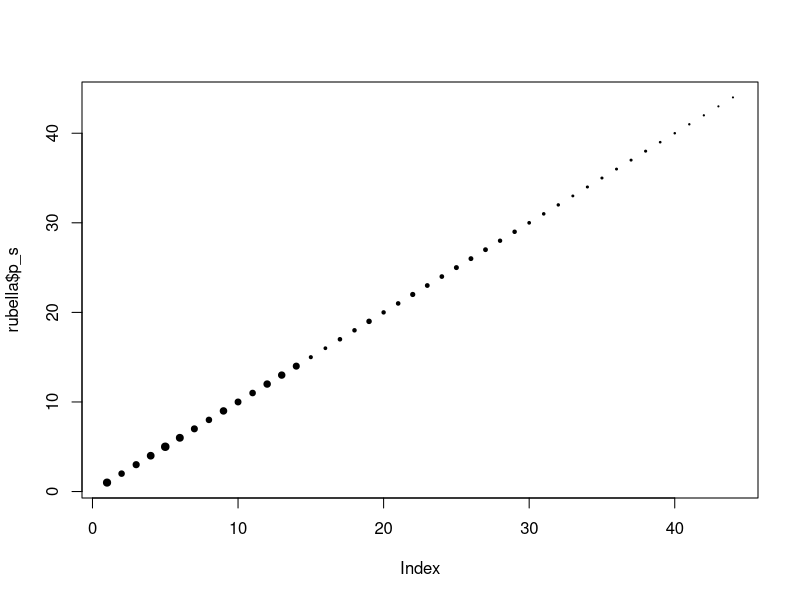
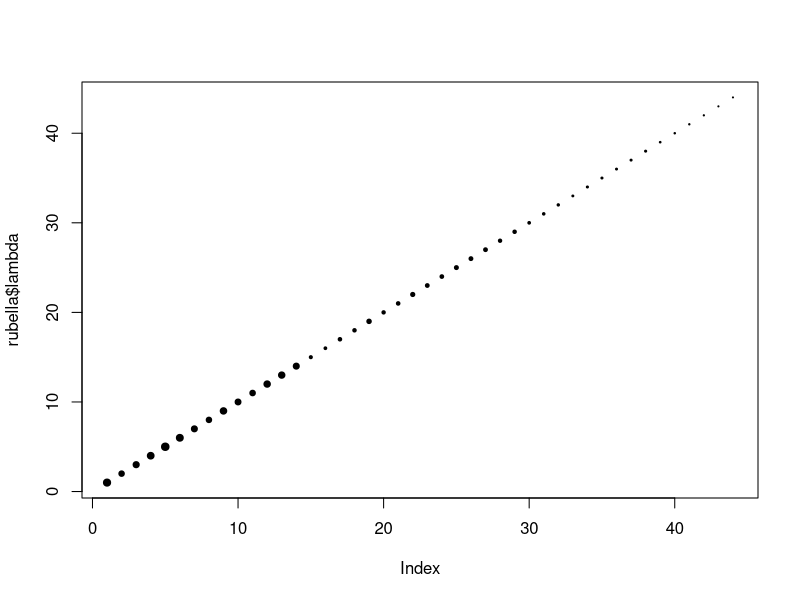
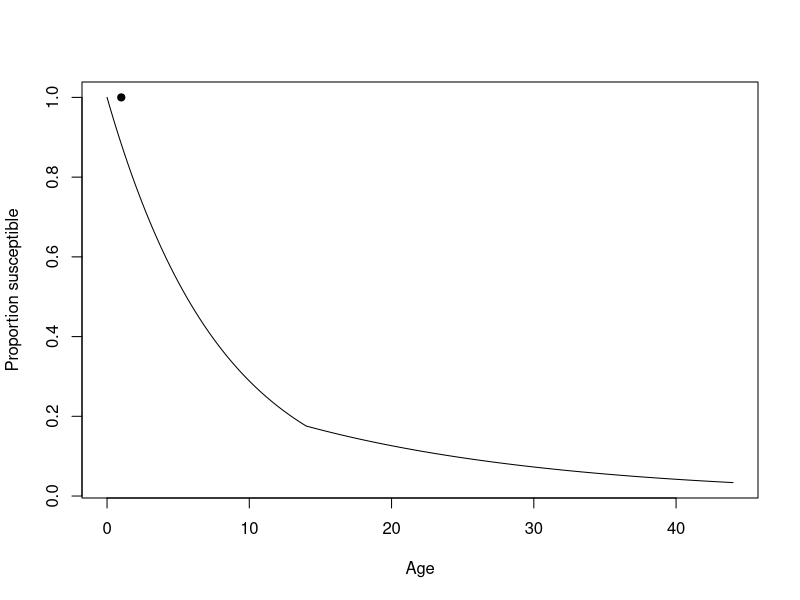
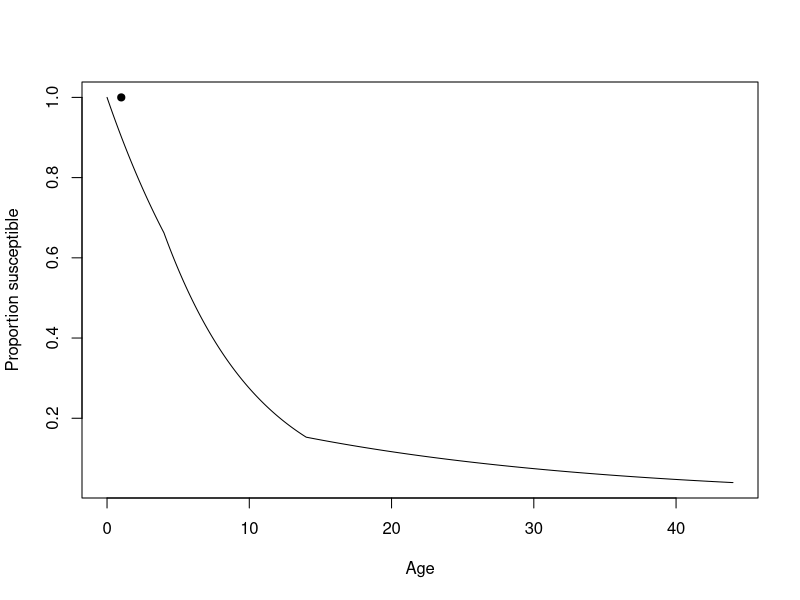
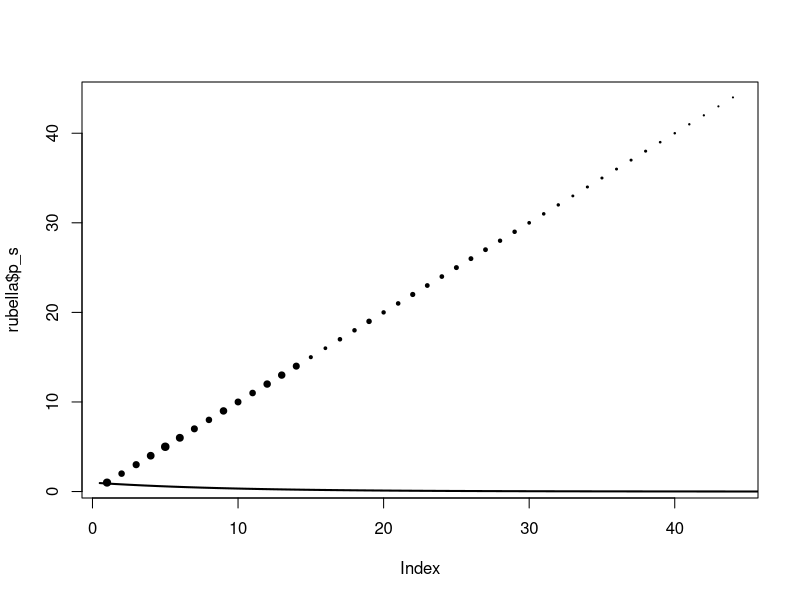

Generate these figures, in order, with R: (Note: this script raises an error after producing the figures.)
## ---- chunk 1
file.copy("Materials/Statistics/StatsLectureNotes.pdf", "docs/Materials/Statistics/StatsLectureNotes.pdf", overwrite = TRUE)
file.copy("Materials/Statistics/data/Rubella-UK.csv", "docs/Materials/Statistics/data/Rubella-UK.csv", overwrite = TRUE)
file.copy("Materials/Statistics/data/POLYMOD.csv", "docs/Materials/Statistics/data/POLYMOD.csv", overwrite = TRUE)
## ---- chunk 2
rubella <- read.csv("./Materials/Statistics/data/Rubella-UK.csv", header = TRUE) 
head(rubella)
## ---- chunk 3
## size is a vector to scale the size of points according to the 
## sample size within that age group 
size <- (rubella$Pos + rubella$Neg) / max(rubella$Pos + rubella$Neg) 

## now produce plots
plot(rubella$Age, rubella$p_s, pch = 19, cex = size^0.75)
## ---- chunk 4
plot(rubella$Age, rubella$lambda, pch = 19, cex = size^0.75)
## ---- chunk 5
## Calculate proportion of population that remains susceptible
## by age a for population with force of infection (foi)
##
## Arguments:
## a: vector of ages to calculate susceptible proportion
## lambda: vector of length equal to the maximum assumed age in the population
## with a specified force of infection for each annual cohort.  
piecewise_s <- function(a, lambda) {
    
    ## extract information on age-classes 
    max_age <- length(lambda)
    breaks <- 0:max_age
    widths <- rep(1, max_age)
    
    ## set up output vector
    s <- numeric(length(a))
    
    ## loop over age-classes
    for(i in 1:length(a)) {
    	if(a[i] == 0) {
    	    s[i] <- 1
    	} else {
    		## which age class does current value of a lie within
    		age_class <- max(which(a[i] > breaks))
    		sg <- 1
    		if(age_class > 1) {
    			## iterate over previous age groups calculate susceptibles
    			## at beginning of age group
    			for(j in 1:(age_class - 1)) {
    	  			sg <- sg * exp(-lambda[j] * widths[j])
    			}
    		}
    		## calculate susceptible proportion at age a within final
    		## age group
    		s[i] <- sg * exp(-lambda[age_class] * (a[i] - breaks[age_class]))
    	}
    }
    ## return vector of probabilities
    return(s)
}
## ---- chunk 6
## Calculate (Binomial) likelihood of observing given number of 
## positive/negative samples (provided in table sero_data) for each 
## age group and specified by a piecewise continuous force of 
## infection model defined by foi_key
## 
## Arguments:
## x: vector of unique force-of-infection values
## foi_key: pattern vector of length equal to the maximum assumed age
## in population (or data set) that specifies which unique value of x
## corresponds to each annual cohort in population.
## sero_data: data frame with columns
##     sero_data$Pos: positive samples
##     sero_data$Neg: negative samples

FOI_loglik <- function(x, foi_key, sero_data) {
    
    ## set up age classes
    breaks <- 0:length(foi_key)
    
    if(any(x <= 0)) {
        ## if any proposed lambdas are negative, then
        ## return zero likelihood (so log-likelihood = -Inf)
        return(-Inf)
    } else {
        ## extract relevant FOI for each age-cohort
        lambda <- x[foi_key]
        
        ## calculate log-likelihood
        loglik <- 0
        for(i in 1:nrow(sero_data)) {
            ## which age class does observation lie in 
            age_class <- max(which(sero_data$Age[i] > breaks))
            
            ## calculate proportion of susceptibles at given age class
            sg <- piecewise_s(breaks[age_class], lambda)
            
            ## log-likelihood contribution
            loglik <- loglik + dbinom(
                sero_data$Pos[i],
                sero_data$Pos[i] + sero_data$Neg[i],
                prob = 1 - sg * exp(-lambda[i] * (sero_data$Age[i] - breaks[age_class])), 
                log = TRUE
            )
        }
        ## return log-likelihood
        return(loglik)
    }
}
## ---- chunk 7
two_groups <- (1:max(rubella$Age) >= 15) + 1
two_groups
## ---- chunk 8
## calculate MLE
twogroup_mle <- optim(
    c(0.07, 0.07),                ## set initial values for lambda1 and lambda2
    FOI_loglik,                   ## log-likelihood function
    foi_key = two_groups,         ## foi_key 
    sero_data = rubella,          ## data
    control = list(fnscale = -1)  ## maximise (rather than minimise) function
)
twogroup_mle
## ---- chunk 9
ages <- seq(0, 44, by = 0.1) 
plot(
    ages, 
    piecewise_s(ages, twogroup_mle$par[two_groups]), 
    type = 'l',
    xlab = "Age",
    ylab = "Proportion susceptible"
)
points(rubella$Age, rubella$p_s, pch = 19, cex = size^0.75)
## ---- chunk 10
## set up FOI mappings
three_groups <- rep(NA, max(rubella$Age))
three_groups[1:max(rubella$Age) < 5] <- 1
three_groups[1:max(rubella$Age) >= 5 & 1:max(rubella$Age) < 15] <- 2
three_groups[1:max(rubella$Age) >= 15] <- 3

## fit model
threegroup_mle <- optim(
    c(0.07, 0.07, 0.07),
    FOI_loglik,
    foi_key = three_groups,
    sero_data = rubella,
    control = list(fnscale = -1)
)
threegroup_mle

## plot model fits
plot(
    ages, 
    piecewise_s(ages, threegroup_mle$par[three_groups]),
    type = 'l',
    xlab = "Age",
    ylab = "Proportion susceptible"
)
points(rubella$Age, rubella$p_s, pch = 19, cex = size^0.75)
## ---- chunk 11
## load library
library(MCMCpack) 

## fit model
twogroup_post <- MCMCmetrop1R(
    FOI_loglik,                     ## log-likelihood 
    theta.init = twogroup_mle$par,  ## initial values
    mcmc = 10000,                   ## number of iterations
    burnin = 500,                   ## burn-in
    tune = 1,                       ## proposal parameter
    verbose = 500,                  ## print progress every 500 it
    logfun = TRUE,                  ## return log-density
    foi_key = two_groups,           ## foi key
    sero_data = rubella             ## data
)
## ---- chunk 12
Psi <- function(lambda, age_widths, u, TI) {
    
    ## set up auxiliary vectors
    psi <- numeric(length(lambda))
    Psi <- numeric(length(lambda))
    
    ## calculate elements of psi-vector
    psi <- lambda * age_widths
    psi <- cumsum(psi)
    Psi[1] <- 1 - exp(-psi[1])
    for(a in 2:length(lambda)) {
        Psi[a] <- exp(-psi[a - 1]) - exp(-psi[a])
    }
    
    ## return psi-vector
    return((u / (1 / TI)) * Psi)
}
## ---- chunk 13
## function that returns a homogeneous mixing next 
## generation matrix with all elements equal to x
HomogeneousMatrix <- function(x) { 
    mat <- matrix(x, 86, 86) 
    return(mat)
}
## ---- chunk 14
## calculate force of infection for a given next generation matrix K
##
## annual age cohorts are assumed with maximum assumed age given by
## dimensions of K
##
## Arguments:
## K - Next Generation Matrix
NextGen_foi <- function(K) {
    ## set up age-class widths
    widths <- rep(1, nrow(K))
    ## number of age classes
    num_class <- nrow(K)
    ## piecewise FOI by age-class
    lambda <- numeric(num_class)
    ## susceptible fraction at END of age class
    s <- rev(sort(runif(num_class)))
    oldlambda <- lambda
    tolerance <- 1
    iterations <- 1
    while ((tolerance > 1e-10) & (iterations < 2000)) {
        oldlambda <- lambda
        for(i in 1:num_class) {
            lambda[i] <- (K[i, 1] * (1 - s[1]) + 
                sum(K[i, 2:num_class] * 
                (s[1:(num_class - 1)] - s[2:num_class])))
        }
        s[1] <- exp(-lambda[1] * widths[1])
        for(i in 2:(num_class)) {
            s[i] <- s[i - 1] * exp(-lambda[i] * widths[i])
        }
        tolerance <- sum((lambda - oldlambda)^2)
        iterations <- iterations + 1
    }
    return(lambda)
}
## ---- chunk 15
## calculate (Binomial) likelihood of observing given number of
## positive/negative samples 
## (provided in table sero_data) for each age group and specified 
## next generation matrix K = matrixfunction(x) 
## 
## Arguments:
## x: vector of unique force of infection values
## foi_key: pattern vector of length equal to the maximum assumed age
##    in population (or data set) that specifies which unique value of 
##    x corresponds to each annual cohort in population.
## sero_data: data frame with columns
## sero_data$Pos: positive samples
## sero_data$Neg: negative samples
NextGen_loglik <- function(x, matrixfunction, sero_data) {
    
    ## set up auxiiary vectors
    x <- exp(x)
    K <- matrixfunction(x)
    breaks <- 0:nrow(K)
    widths <- rep(1, nrow(K))
    
    if(any(x <= 0)) {
        ## if any rates < 0 then 
        ## return log-likelihood = -Inf
        return(-Inf)
    } else {
        ## calculate fois
        lambda <- NextGen_foi(K)
        
        ## calculate log-likelihoods
        loglik <- 0.0
        for(i in 1:nrow(sero_data)) {
            ## which age class does observation lie in 
            age_class <- max(which(sero_data$Age[i] > breaks))
            ## proportion of susceptibles at beginning of age class
            sg <- piecewise_s(breaks[age_class], lambda)
            loglik <- loglik + dbinom(
                sero_data$Pos[i],
                sero_data$Pos[i] + sero_data$Neg[i],
                prob = 1 - sg * exp(-lambda[age_class] * 
                    (sero_data$Age[i] - breaks[age_class])),
                log = TRUE
            )
        }
        ## return log-likelihood
        return(loglik)
    }
}
## ---- chunk 16
homogeneous_mle <- optimise(
    NextGen_loglik,                       ## function to optimise
    log(c(0.01, 1)),                      ## upper and lower bound
    matrixfunction = HomogeneousMatrix,   ## pass matrixfunction to NextGen_loglik
    sero_data = rubella,                  ## pass sero_data to NextGen_loglik
    maximum = TRUE                        ## maximise the function
)
homogeneous_mle
## ---- chunk 17
homogeneous_foi <- NextGen_foi(
    HomogeneousMatrix(exp(homogeneous_mle$maximum))
)
## ---- chunk 18
plot(rubella$Age, rubella$p_s, pch = 19, cex = size^0.75)
lines(
    seq(0.5, 75, 1), 
    piecewise_s(
        seq(0.5, 75, 1), 
        homogeneous_foi
    ),
    lwd = 2
)
## ---- chunk 19
## load (smoothed symmetrical) POLYMOD matrix 
POLYMOD <- as.matrix(read.csv("./Materials/Statistics/data/POLYMOD.csv", header = FALSE))
## ---- chunk 20
## generates a scaled POLYMODMatrix with transmission 
## parameter defined by x 
POLYMODMatrix <- function(x) { 
    return(x * POLYMOD)
}
## ---- chunk 21
max(Re(eigen(HomogeneousMatrix(exp(homogeneous_mle$maximum)))$values))   
max(Re(eigen(POLYMODMatrix(exp(POLYMOD_mle$maximum)))$values)) 
